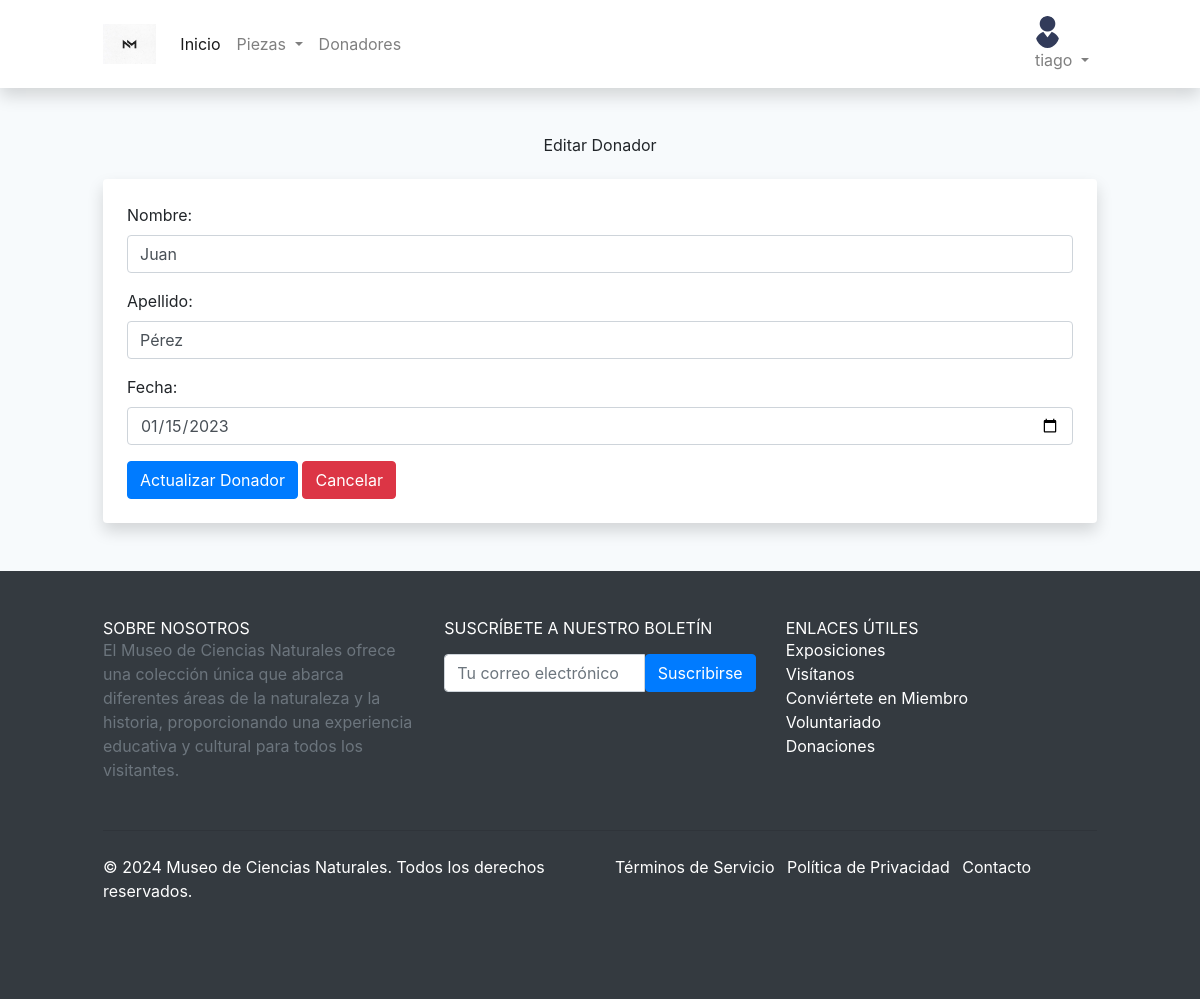
Screenshot of /listados/funciones/formularioAgregarDonante.php?idDonante=1 (signed in) with the database file from the repository.
### tables this page shows
CREATE TABLE `donante` (
  `idDonante` int(11) NOT NULL,
  `nombre` varchar(255) DEFAULT NULL,
  `apellido` varchar(255) DEFAULT NULL,
  `fecha` date DEFAULT NULL
);

### modelo/donante.php (called while the page is built, shortened)
<?php
require_once "bd.php";
class Donante extends Pieza {
    protected $table = "donante";
    protected $conection;
    private function getConection() {
        $db = new Db();
        $this->conection = $db->conection;
    }
     public function getDonanteById($id) {
        $sql = "SELECT * FROM " . $this->table." WHERE idDonante = ?";
        $stmt = $this->conection->prepare($sql);
        $stmt->execute([$id]);
        return $stmt->fetchAll(PDO::FETCH_ASSOC);
    }
}
?>

### modelo/bd.php (called while the page is built, shortened)
<?php
class Db {
	public function __construct($host='localhost',$db_name='museo',$db_user='root',$db_pass='') {
		$this->host = $host;
		$this->db = $db_name;
		$this->user = $db_user;
		$this->pass = $db_pass;
		try {
           $this->conection = new PDO('mysql:host='.$this->host.'; dbname='.$this->db, $this->user, $this->pass);
        } catch (PDOException $e) {
            echo $e->getCode()." ; ".$e->getMessage();
            exit();
        }
	}
}

### listados/funciones/formularioAgregarDonante.php (the view, shortened to what this page needs)
<?php
require_once "../../modelo/bd.php";
require_once "../../modelo/donante.php";
$donante = [];
if (isset($_GET['idDonante'])) {
  $idDonante = intval($_GET['idDonante']);
  $donanteModel = new Donante();
  $result = $donanteModel->getDonanteById($idDonante);
  $donante = $result[0];
}
?>
<!DOCTYPE html>
<html lang="es">
<head>
    <link rel="stylesheet" href="https://stackpath.bootstrapcdn.com/bootstrap/4.5.2/css/bootstrap.min.css">
    <link href="https://cdn.jsdelivr.net/npm/tailwindcss@1.0.0/dist/tailwind.min.css" rel="stylesheet">
</head>
<body class="bg-gray-100">
<?php include('../../includes/navbar.php') ?>
<div class="container mt-5">
    <h2 class="text-center mb-4"><?php echo isset($donante['idDonante']) ? 'Editar Donador' : 'Agregar Donador'; ?></h2>
    <form action="agregarDonador.php" method="POST" class="bg-white p-4 rounded shadow">
        <div class="form-group">
            <label for="nombre">Nombre:</label>
            <input type="text" class="form-control" id="nombre" name="nombre" placeholder="Ingrese el nombre"
                   value="<?php echo isset($donante['nombre']) ? htmlspecialchars($donante['nombre']) : ''; ?>">
        </div>
        <div class="form-group">
            <label for="apellido">Apellido:</label>
            <input type="text" class="form-control" id="apellido" name="apellido" placeholder="Ingrese el apellido"
                   value="<?php echo isset($donante['apellido']) ? htmlspecialchars($donante['apellido']) : ''; ?>">
        </div>
        <div class="form-group">
            <label for="fecha">Fecha:</label>
            <input type="date" class="form-control" id="fecha" name="fecha"
                   value="<?php echo isset($donante['fecha']) ? htmlspecialchars($donante['fecha']) : ''; ?>">
        </div>
        <button type="submit" class="btn btn-primary">
            <?php echo isset($donante['idDonante']) ? 'Actualizar Donador' : 'Agregar Donador'; ?>
        </button>
        <a href="../donadoresLista.php" class="btn btn-danger">Cancelar</a>
    </form>
</div>
</body>
<?php include('../../includes/footer.php') ?>
</html>

### rows the page displays
donante: nombre "Juan", apellido "Pérez", fecha "01/15/2023"

### other values shown
$_SESSION['usuario_activo'] "tiago"
